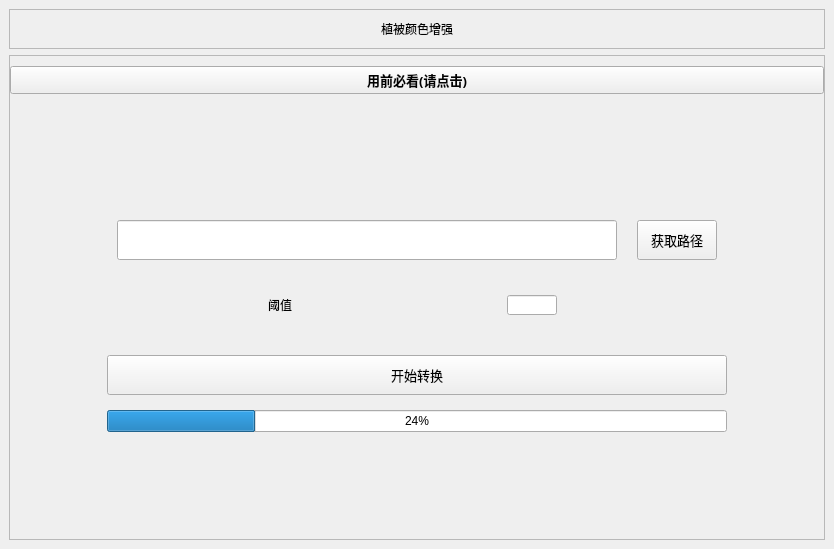
<?xml version="1.0" encoding="UTF-8"?>
<ui version="4.0">
 <class>Form</class>
 <widget class="QWidget" name="Form">
  <property name="geometry">
   <rect>
    <x>0</x>
    <y>0</y>
    <width>834</width>
    <height>549</height>
   </rect>
  </property>
  <property name="windowTitle">
   <string>Form</string>
  </property>
  <layout class="QVBoxLayout" name="verticalLayout">
   <property name="leftMargin">
    <number>0</number>
   </property>
   <property name="topMargin">
    <number>0</number>
   </property>
   <property name="rightMargin">
    <number>0</number>
   </property>
   <property name="bottomMargin">
    <number>0</number>
   </property>
   <item>
    <widget class="CardWidget" name="CardWidget">
     <layout class="QVBoxLayout" name="verticalLayout_2">
      <item>
       <widget class="QFrame" name="frame">
        <property name="minimumSize">
         <size>
          <width>0</width>
          <height>40</height>
         </size>
        </property>
        <property name="frameShape">
         <enum>QFrame::StyledPanel</enum>
        </property>
        <property name="frameShadow">
         <enum>QFrame::Raised</enum>
        </property>
        <layout class="QVBoxLayout" name="verticalLayout_3">
         <property name="leftMargin">
          <number>0</number>
         </property>
         <property name="topMargin">
          <number>0</number>
         </property>
         <property name="rightMargin">
          <number>0</number>
         </property>
         <property name="bottomMargin">
          <number>0</number>
         </property>
         <item>
          <widget class="TitleLabel" name="TitleLabel_3">
           <property name="text">
            <string>植被颜色增强</string>
           </property>
           <property name="alignment">
            <set>Qt::AlignCenter</set>
           </property>
          </widget>
         </item>
        </layout>
       </widget>
      </item>
      <item>
       <widget class="QFrame" name="frame_2">
        <property name="sizePolicy">
         <sizepolicy hsizetype="Preferred" vsizetype="Expanding">
          <horstretch>0</horstretch>
          <verstretch>0</verstretch>
         </sizepolicy>
        </property>
        <property name="frameShape">
         <enum>QFrame::StyledPanel</enum>
        </property>
        <property name="frameShadow">
         <enum>QFrame::Raised</enum>
        </property>
        <layout class="QVBoxLayout" name="verticalLayout_6">
         <property name="spacing">
          <number>0</number>
         </property>
         <property name="leftMargin">
          <number>0</number>
         </property>
         <property name="topMargin">
          <number>0</number>
         </property>
         <property name="rightMargin">
          <number>0</number>
         </property>
         <property name="bottomMargin">
          <number>0</number>
         </property>
         <item>
          <layout class="QVBoxLayout" name="verticalLayout_5">
           <property name="topMargin">
            <number>10</number>
           </property>
           <property name="rightMargin">
            <number>0</number>
           </property>
           <item>
            <widget class="PushButton" name="shp2dxf_prompt">
             <property name="font">
              <font>
               <family>微软雅黑</family>
               <pointsize>10</pointsize>
               <weight>75</weight>
               <bold>true</bold>
              </font>
             </property>
             <property name="text">
              <string>用前必看(请点击)</string>
             </property>
             <property name="icon">
              <iconset resource="icons.qrc">
               <normaloff>:/icons/images/message.png</normaloff>:/icons/images/message.png</iconset>
             </property>
             <property name="iconSize">
              <size>
               <width>20</width>
               <height>20</height>
              </size>
             </property>
            </widget>
           </item>
           <item>
            <spacer name="verticalSpacer_2">
             <property name="orientation">
              <enum>Qt::Vertical</enum>
             </property>
             <property name="sizeHint" stdset="0">
              <size>
               <width>20</width>
               <height>100</height>
              </size>
             </property>
            </spacer>
           </item>
           <item>
            <layout class="QHBoxLayout" name="horizontalLayout_4">
             <item>
              <spacer name="horizontalSpacer">
               <property name="orientation">
                <enum>Qt::Horizontal</enum>
               </property>
               <property name="sizeHint" stdset="0">
                <size>
                 <width>60</width>
                 <height>20</height>
                </size>
               </property>
              </spacer>
             </item>
             <item>
              <layout class="QVBoxLayout" name="verticalLayout_4">
               <property name="spacing">
                <number>15</number>
               </property>
               <property name="leftMargin">
                <number>10</number>
               </property>
               <property name="topMargin">
                <number>20</number>
               </property>
               <property name="rightMargin">
                <number>10</number>
               </property>
               <property name="bottomMargin">
                <number>10</number>
               </property>
               <item>
                <layout class="QHBoxLayout" name="horizontalLayout">
                 <property name="spacing">
                  <number>20</number>
                 </property>
                 <property name="leftMargin">
                  <number>10</number>
                 </property>
                 <property name="topMargin">
                  <number>10</number>
                 </property>
                 <property name="rightMargin">
                  <number>10</number>
                 </property>
                 <property name="bottomMargin">
                  <number>10</number>
                 </property>
                 <item>
                  <widget class="LineEdit" name="shp2dxf_filepath_line">
                   <property name="minimumSize">
                    <size>
                     <width>500</width>
                     <height>40</height>
                    </size>
                   </property>
                  </widget>
                 </item>
                 <item>
                  <widget class="PrimaryPushButton" name="color_enhance_filepath_btn">
                   <property name="minimumSize">
                    <size>
                     <width>0</width>
                     <height>40</height>
                    </size>
                   </property>
                   <property name="font">
                    <font>
                     <family>微软雅黑</family>
                     <pointsize>10</pointsize>
                     <weight>50</weight>
                     <bold>false</bold>
                    </font>
                   </property>
                   <property name="styleSheet">
                    <string notr="true">PushButton, ToolButton, ToggleButton, ToggleToolButton {
    color: black;
    background: rgba(255, 255, 255, 0.7);
    border: 1px solid rgba(0, 0, 0, 0.073);
    border-bottom: 1px solid rgba(0, 0, 0, 0.183);
    border-radius: 20px;
    /* font: 14px 'Segoe UI', 'Microsoft YaHei'; */
    padding: 5px 12px 6px 12px;
    outline: none;
}

ToolButton {
    padding: 5px 9px 6px 8px;
}

PushButton[hasIcon=false] {
    padding: 5px 12px 6px 12px;
}

PushButton[hasIcon=true] {
    padding: 5px 12px 6px 36px;
}

DropDownToolButton, PrimaryDropDownToolButton {
    padding: 5px 31px 6px 8px;
}

DropDownPushButton[hasIcon=false],
PrimaryDropDownPushButton[hasIcon=false] {
    padding: 5px 31px 6px 12px;
}

DropDownPushButton[hasIcon=true],
PrimaryDropDownPushButton[hasIcon=true] {
    padding: 5px 31px 6px 36px;
}

PushButton:hover, ToolButton:hover, ToggleButton:hover, ToggleToolButton:hover {
    background: rgba(249, 249, 249, 0.5);
}

PushButton:pressed, ToolButton:pressed, ToggleButton:pressed, ToggleToolButton:pressed {
    color: rgba(0, 0, 0, 0.63);
    background: rgba(249, 249, 249, 0.3);
    border-bottom: 1px solid rgba(0, 0, 0, 0.073);
}

PushButton:disabled, ToolButton:disabled, ToggleButton:disabled, ToggleToolButton:disabled {
    color: rgba(0, 0, 0, 0.36);
    background: rgba(249, 249, 249, 0.3);
    border: 1px solid rgba(0, 0, 0, 0.06);
    border-bottom: 1px solid rgba(0, 0, 0, 0.06);
}


PrimaryPushButton,
PrimaryToolButton,
ToggleButton:checked,
ToggleToolButton:checked {
    color: white;
    background-color: #009faa;
    border: 1px solid #00a7b3;
    border-bottom: 1px solid #007780;
}

PrimaryPushButton:hover,
PrimaryToolButton:hover,
ToggleButton:checked:hover,
ToggleToolButton:checked:hover {
    background-color: #00a7b3;
    border: 1px solid #2daab3;
    border-bottom: 1px solid #007780;
}

PrimaryPushButton:pressed,
PrimaryToolButton:pressed,
ToggleButton:checked:pressed,
ToggleToolButton:checked:pressed {
    color: rgba(255, 255, 255, 0.63);
    background-color: #3eabb3;
    border: 1px solid #3eabb3;
}

PrimaryPushButton:disabled,
PrimaryToolButton:disabled,
ToggleButton:checked:disabled,
ToggleToolButton:checked:disabled {
    color: rgba(255, 255, 255, 0.9);
    background-color: rgb(205, 205, 205);
    border: 1px solid rgb(205, 205, 205);
}

SplitDropButton,
PrimarySplitDropButton {
    border-left: none;
    border-top-left-radius: 0;
    border-bottom-left-radius: 0;
}

#splitPushButton,
#splitToolButton,
#primarySplitPushButton,
#primarySplitToolButton {
    border-top-right-radius: 0;
    border-bottom-right-radius: 0;
}

#splitPushButton:pressed,
#splitToolButton:pressed,
SplitDropButton:pressed {
    border-bottom: 1px solid rgba(0, 0, 0, 0.183);
}

PrimarySplitDropButton:pressed {
    border-bottom: 1px solid #007780;
}

#primarySplitPushButton, #primarySplitToolButton {
    border-right: 1px solid #3eabb3;
}

#primarySplitPushButton:pressed, #primarySplitToolButton:pressed {
    border-bottom: 1px solid #007780;
}

HyperlinkButton {
    /* font: 14px 'Segoe UI', 'Microsoft YaHei'; */
    padding: 6px 12px 6px 12px;
    color: #009faa;
    border: none;
    border-radius: 6px;
    background-color: transparent;
}

HyperlinkButton[hasIcon=false] {
    padding: 6px 12px 6px 12px;
}

HyperlinkButton[hasIcon=true] {
    padding: 6px 12px 6px 36px;
}

HyperlinkButton:hover {
    color: #009faa;
    background-color: rgba(0, 0, 0, 10);
    border: none;
}

HyperlinkButton:pressed {
    color: #009faa;
    background-color: rgba(0, 0, 0, 6);
    border: none;
}

HyperlinkButton:disabled {
    color: rgba(0, 0, 0, 0.43);
    background-color: transparent;
    border: none;
}


RadioButton {
    min-height: 24px;
    max-height: 24px;
    background-color: transparent;
    font: 14px 'Segoe UI', 'Microsoft YaHei', 'PingFang SC';
    color: black;
}

RadioButton::indicator {
    width: 18px;
    height: 18px;
    border-radius: 11px;
    border: 2px solid #999999;
    background-color: rgba(0, 0, 0, 5);
    margin-right: 4px;
}

RadioButton::indicator:hover {
    background-color: rgba(0, 0, 0, 0);
}

RadioButton::indicator:pressed {
    border: 2px solid #bbbbbb;
    background-color: qradialgradient(spread:pad, cx:0.5, cy:0.5, radius:0.5, fx:0.5, fy:0.5,
            stop:0 rgb(255, 255, 255),
            stop:0.5 rgb(255, 255, 255),
            stop:0.6 rgb(225, 224, 223),
            stop:1 rgb(225, 224, 223));
}

RadioButton::indicator:checked {
    height: 22px;
    width: 22px;
    border: none;
    border-radius: 11px;
    background-color: qradialgradient(spread:pad, cx:0.5, cy:0.5, radius:0.5, fx:0.5, fy:0.5,
            stop:0 rgb(255, 255, 255),
            stop:0.5 rgb(255, 255, 255),
            stop:0.6 #009faa,
            stop:1 #009faa);
}

RadioButton::indicator:checked:hover {
    background-color: qradialgradient(spread:pad, cx:0.5, cy:0.5, radius:0.5, fx:0.5, fy:0.5,
            stop:0 rgb(255, 255, 255),
            stop:0.6 rgb(255, 255, 255),
            stop:0.7 #009faa,
            stop:1 #009faa);
}

RadioButton::indicator:checked:pressed {
    background-color: qradialgradient(spread:pad, cx:0.5, cy:0.5, radius:0.5, fx:0.5, fy:0.5,
            stop:0 rgb(255, 255, 255),
            stop:0.5 rgb(255, 255, 255),
            stop:0.6 #009faa,
            stop:1 #009faa);
}

RadioButton:disabled {
    color: rgba(0, 0, 0, 110);
}

RadioButton::indicator:disabled {
    border: 2px solid #bbbbbb;
    background-color: transparent;
}

RadioButton::indicator:disabled:checked {
    border: none;
    background-color: qradialgradient(spread:pad, cx:0.5, cy:0.5, radius:0.5, fx:0.5, fy:0.5,
            stop:0 rgb(255, 255, 255),
            stop:0.5 rgb(255, 255, 255),
            stop:0.6 rgba(0, 0, 0, 0.2169),
            stop:1 rgba(0, 0, 0, 0.2169));
}

TransparentToolButton,
TransparentToggleToolButton,
TransparentDropDownToolButton,
TransparentPushButton,
TransparentDropDownPushButton,
TransparentTogglePushButton {
    background-color: transparent;
    border: none;
    border-radius: 5px;
    margin: 0;
}

TransparentToolButton:hover,
TransparentToggleToolButton:hover,
TransparentDropDownToolButton:hover,
TransparentPushButton:hover,
TransparentDropDownPushButton:hover,
TransparentTogglePushButton:hover {
    background-color: rgba(0, 0, 0, 9);
    border: none;
}

TransparentToolButton:pressed,
TransparentToggleToolButton:pressed,
TransparentDropDownToolButton:pressed,
TransparentPushButton:pressed,
TransparentDropDownPushButton:pressed,
TransparentTogglePushButton:pressed {
    background-color: rgba(0, 0, 0, 6);
    border: none;
}

TransparentToolButton:disabled,
TransparentToggleToolButton:disabled,
TransparentDropDownToolButton:disabled,
TransprentPushButton:disabled,
TransparentDropDownPushButton:disabled,
TransprentTogglePushButton:disabled {
    background-color: transparent;
    border: none;
}


PillPushButton,
PillPushButton:hover,
PillPushButton:pressed,
PillPushButton:disabled,
PillPushButton:checked,
PillPushButton:checked:hover,
PillPushButton:checked:pressed,
PillPushButton:disabled:checked,
PillToolButton,
PillToolButton:hover,
PillToolButton:pressed,
PillToolButton:disabled,
PillToolButton:checked,
PillToolButton:checked:hover,
PillToolButton:checked:pressed,
PillToolButton:disabled:checked {
    background-color: transparent;
    border: none;
}
</string>
                   </property>
                   <property name="text">
                    <string>获取路径</string>
                   </property>
                  </widget>
                 </item>
                </layout>
               </item>
               <item>
                <layout class="QHBoxLayout" name="horizontalLayout_2">
                 <property name="spacing">
                  <number>30</number>
                 </property>
                 <property name="leftMargin">
                  <number>2</number>
                 </property>
                 <property name="topMargin">
                  <number>10</number>
                 </property>
                 <property name="rightMargin">
                  <number>10</number>
                 </property>
                 <property name="bottomMargin">
                  <number>10</number>
                 </property>
                 <item>
                  <widget class="QLabel" name="label">
                   <property name="maximumSize">
                    <size>
                     <width>50</width>
                     <height>16777215</height>
                    </size>
                   </property>
                   <property name="layoutDirection">
                    <enum>Qt::RightToLeft</enum>
                   </property>
                   <property name="text">
                    <string>阈值</string>
                   </property>
                  </widget>
                 </item>
                 <item>
                  <widget class="QLineEdit" name="color_lineEdit">
                   <property name="enabled">
                    <bool>true</bool>
                   </property>
                   <property name="minimumSize">
                    <size>
                     <width>20</width>
                     <height>20</height>
                    </size>
                   </property>
                   <property name="maximumSize">
                    <size>
                     <width>50</width>
                     <height>16777215</height>
                    </size>
                   </property>
                   <property name="layoutDirection">
                    <enum>Qt::LeftToRight</enum>
                   </property>
                   <property name="maxLength">
                    <number>30</number>
                   </property>
                  </widget>
                 </item>
                 <item>
                  <layout class="QHBoxLayout" name="horizontalLayout_3"/>
                 </item>
                </layout>
               </item>
               <item>
                <widget class="QFrame" name="frame_3">
                 <property name="frameShape">
                  <enum>QFrame::StyledPanel</enum>
                 </property>
                 <property name="frameShadow">
                  <enum>QFrame::Raised</enum>
                 </property>
                </widget>
               </item>
               <item>
                <widget class="PrimaryPushButton" name="color_process_btn">
                 <property name="minimumSize">
                  <size>
                   <width>0</width>
                   <height>40</height>
                  </size>
                 </property>
                 <property name="font">
                  <font>
                   <family>微软雅黑</family>
                   <pointsize>10</pointsize>
                   <weight>50</weight>
                   <bold>false</bold>
                  </font>
                 </property>
                 <property name="styleSheet">
                  <string notr="true">PushButton, ToolButton, ToggleButton, ToggleToolButton {
    color: black;
    background: rgba(255, 255, 255, 0.7);
    border: 1px solid rgba(0, 0, 0, 0.073);
    border-bottom: 1px solid rgba(0, 0, 0, 0.183);
    border-radius: 20px;
    /* font: 14px 'Segoe UI', 'Microsoft YaHei'; */
    padding: 5px 12px 6px 12px;
    outline: none;
}

ToolButton {
    padding: 5px 9px 6px 8px;
}

PushButton[hasIcon=false] {
    padding: 5px 12px 6px 12px;
}

PushButton[hasIcon=true] {
    padding: 5px 12px 6px 36px;
}

DropDownToolButton, PrimaryDropDownToolButton {
    padding: 5px 31px 6px 8px;
}

DropDownPushButton[hasIcon=false],
PrimaryDropDownPushButton[hasIcon=false] {
    padding: 5px 31px 6px 12px;
}

DropDownPushButton[hasIcon=true],
PrimaryDropDownPushButton[hasIcon=true] {
    padding: 5px 31px 6px 36px;
}

PushButton:hover, ToolButton:hover, ToggleButton:hover, ToggleToolButton:hover {
    background: rgba(249, 249, 249, 0.5);
}

PushButton:pressed, ToolButton:pressed, ToggleButton:pressed, ToggleToolButton:pressed {
    color: rgba(0, 0, 0, 0.63);
    background: rgba(249, 249, 249, 0.3);
    border-bottom: 1px solid rgba(0, 0, 0, 0.073);
}

PushButton:disabled, ToolButton:disabled, ToggleButton:disabled, ToggleToolButton:disabled {
    color: rgba(0, 0, 0, 0.36);
    background: rgba(249, 249, 249, 0.3);
    border: 1px solid rgba(0, 0, 0, 0.06);
    border-bottom: 1px solid rgba(0, 0, 0, 0.06);
}


PrimaryPushButton,
PrimaryToolButton,
ToggleButton:checked,
ToggleToolButton:checked {
    color: white;
    background-color: #009faa;
    border: 1px solid #00a7b3;
    border-bottom: 1px solid #007780;
}

PrimaryPushButton:hover,
PrimaryToolButton:hover,
ToggleButton:checked:hover,
ToggleToolButton:checked:hover {
    background-color: #00a7b3;
    border: 1px solid #2daab3;
    border-bottom: 1px solid #007780;
}

PrimaryPushButton:pressed,
PrimaryToolButton:pressed,
ToggleButton:checked:pressed,
ToggleToolButton:checked:pressed {
    color: rgba(255, 255, 255, 0.63);
    background-color: #3eabb3;
    border: 1px solid #3eabb3;
}

PrimaryPushButton:disabled,
PrimaryToolButton:disabled,
ToggleButton:checked:disabled,
ToggleToolButton:checked:disabled {
    color: rgba(255, 255, 255, 0.9);
    background-color: rgb(205, 205, 205);
    border: 1px solid rgb(205, 205, 205);
}

SplitDropButton,
PrimarySplitDropButton {
    border-left: none;
    border-top-left-radius: 0;
    border-bottom-left-radius: 0;
}

#splitPushButton,
#splitToolButton,
#primarySplitPushButton,
#primarySplitToolButton {
    border-top-right-radius: 0;
    border-bottom-right-radius: 0;
}

#splitPushButton:pressed,
#splitToolButton:pressed,
SplitDropButton:pressed {
    border-bottom: 1px solid rgba(0, 0, 0, 0.183);
}

PrimarySplitDropButton:pressed {
    border-bottom: 1px solid #007780;
}

#primarySplitPushButton, #primarySplitToolButton {
    border-right: 1px solid #3eabb3;
}

#primarySplitPushButton:pressed, #primarySplitToolButton:pressed {
    border-bottom: 1px solid #007780;
}

HyperlinkButton {
    /* font: 14px 'Segoe UI', 'Microsoft YaHei'; */
    padding: 6px 12px 6px 12px;
    color: #009faa;
    border: none;
    border-radius: 6px;
    background-color: transparent;
}

HyperlinkButton[hasIcon=false] {
    padding: 6px 12px 6px 12px;
}

HyperlinkButton[hasIcon=true] {
    padding: 6px 12px 6px 36px;
}

HyperlinkButton:hover {
    color: #009faa;
    background-color: rgba(0, 0, 0, 10);
    border: none;
}

HyperlinkButton:pressed {
    color: #009faa;
    background-color: rgba(0, 0, 0, 6);
    border: none;
}

HyperlinkButton:disabled {
    color: rgba(0, 0, 0, 0.43);
    background-color: transparent;
    border: none;
}


RadioButton {
    min-height: 24px;
    max-height: 24px;
    background-color: transparent;
    font: 14px 'Segoe UI', 'Microsoft YaHei', 'PingFang SC';
    color: black;
}

RadioButton::indicator {
    width: 18px;
    height: 18px;
    border-radius: 11px;
    border: 2px solid #999999;
    background-color: rgba(0, 0, 0, 5);
    margin-right: 4px;
}

RadioButton::indicator:hover {
    background-color: rgba(0, 0, 0, 0);
}

RadioButton::indicator:pressed {
    border: 2px solid #bbbbbb;
    background-color: qradialgradient(spread:pad, cx:0.5, cy:0.5, radius:0.5, fx:0.5, fy:0.5,
            stop:0 rgb(255, 255, 255),
            stop:0.5 rgb(255, 255, 255),
            stop:0.6 rgb(225, 224, 223),
            stop:1 rgb(225, 224, 223));
}

RadioButton::indicator:checked {
    height: 22px;
    width: 22px;
    border: none;
    border-radius: 11px;
    background-color: qradialgradient(spread:pad, cx:0.5, cy:0.5, radius:0.5, fx:0.5, fy:0.5,
            stop:0 rgb(255, 255, 255),
            stop:0.5 rgb(255, 255, 255),
            stop:0.6 #009faa,
            stop:1 #009faa);
}

RadioButton::indicator:checked:hover {
    background-color: qradialgradient(spread:pad, cx:0.5, cy:0.5, radius:0.5, fx:0.5, fy:0.5,
            stop:0 rgb(255, 255, 255),
            stop:0.6 rgb(255, 255, 255),
            stop:0.7 #009faa,
            stop:1 #009faa);
}

RadioButton::indicator:checked:pressed {
    background-color: qradialgradient(spread:pad, cx:0.5, cy:0.5, radius:0.5, fx:0.5, fy:0.5,
            stop:0 rgb(255, 255, 255),
            stop:0.5 rgb(255, 255, 255),
            stop:0.6 #009faa,
            stop:1 #009faa);
}

RadioButton:disabled {
    color: rgba(0, 0, 0, 110);
}

RadioButton::indicator:disabled {
    border: 2px solid #bbbbbb;
    background-color: transparent;
}

RadioButton::indicator:disabled:checked {
    border: none;
    background-color: qradialgradient(spread:pad, cx:0.5, cy:0.5, radius:0.5, fx:0.5, fy:0.5,
            stop:0 rgb(255, 255, 255),
            stop:0.5 rgb(255, 255, 255),
            stop:0.6 rgba(0, 0, 0, 0.2169),
            stop:1 rgba(0, 0, 0, 0.2169));
}

TransparentToolButton,
TransparentToggleToolButton,
TransparentDropDownToolButton,
TransparentPushButton,
TransparentDropDownPushButton,
TransparentTogglePushButton {
    background-color: transparent;
    border: none;
    border-radius: 5px;
    margin: 0;
}

TransparentToolButton:hover,
TransparentToggleToolButton:hover,
TransparentDropDownToolButton:hover,
TransparentPushButton:hover,
TransparentDropDownPushButton:hover,
TransparentTogglePushButton:hover {
    background-color: rgba(0, 0, 0, 9);
    border: none;
}

TransparentToolButton:pressed,
TransparentToggleToolButton:pressed,
TransparentDropDownToolButton:pressed,
TransparentPushButton:pressed,
TransparentDropDownPushButton:pressed,
TransparentTogglePushButton:pressed {
    background-color: rgba(0, 0, 0, 6);
    border: none;
}

TransparentToolButton:disabled,
TransparentToggleToolButton:disabled,
TransparentDropDownToolButton:disabled,
TransprentPushButton:disabled,
TransparentDropDownPushButton:disabled,
TransprentTogglePushButton:disabled {
    background-color: transparent;
    border: none;
}


PillPushButton,
PillPushButton:hover,
PillPushButton:pressed,
PillPushButton:disabled,
PillPushButton:checked,
PillPushButton:checked:hover,
PillPushButton:checked:pressed,
PillPushButton:disabled:checked,
PillToolButton,
PillToolButton:hover,
PillToolButton:pressed,
PillToolButton:disabled,
PillToolButton:checked,
PillToolButton:checked:hover,
PillToolButton:checked:pressed,
PillToolButton:disabled:checked {
    background-color: transparent;
    border: none;
}
</string>
                 </property>
                 <property name="text">
                  <string>开始转换</string>
                 </property>
                </widget>
               </item>
               <item>
                <widget class="QProgressBar" name="progressBar">
                 <property name="value">
                  <number>24</number>
                 </property>
                </widget>
               </item>
              </layout>
             </item>
             <item>
              <spacer name="horizontalSpacer_2">
               <property name="orientation">
                <enum>Qt::Horizontal</enum>
               </property>
               <property name="sizeHint" stdset="0">
                <size>
                 <width>20</width>
                 <height>20</height>
                </size>
               </property>
              </spacer>
             </item>
            </layout>
           </item>
           <item>
            <spacer name="verticalSpacer">
             <property name="orientation">
              <enum>Qt::Vertical</enum>
             </property>
             <property name="sizeHint" stdset="0">
              <size>
               <width>20</width>
               <height>100</height>
              </size>
             </property>
            </spacer>
           </item>
          </layout>
         </item>
        </layout>
       </widget>
      </item>
     </layout>
    </widget>
   </item>
  </layout>
 </widget>
 <customwidgets>
  <customwidget>
   <class>PushButton</class>
   <extends>QPushButton</extends>
   <header>qfluentwidgets</header>
  </customwidget>
  <customwidget>
   <class>PrimaryPushButton</class>
   <extends>PushButton</extends>
   <header>qfluentwidgets</header>
  </customwidget>
  <customwidget>
   <class>CardWidget</class>
   <extends>QFrame</extends>
   <header>qfluentwidgets</header>
   <container>1</container>
  </customwidget>
  <customwidget>
   <class>TitleLabel</class>
   <extends>QLabel</extends>
   <header>qfluentwidgets</header>
  </customwidget>
  <customwidget>
   <class>LineEdit</class>
   <extends>QLineEdit</extends>
   <header>qfluentwidgets</header>
  </customwidget>
 </customwidgets>
 <resources>
  <include location="icons.qrc"/>
 </resources>
 <connections/>
</ui>
